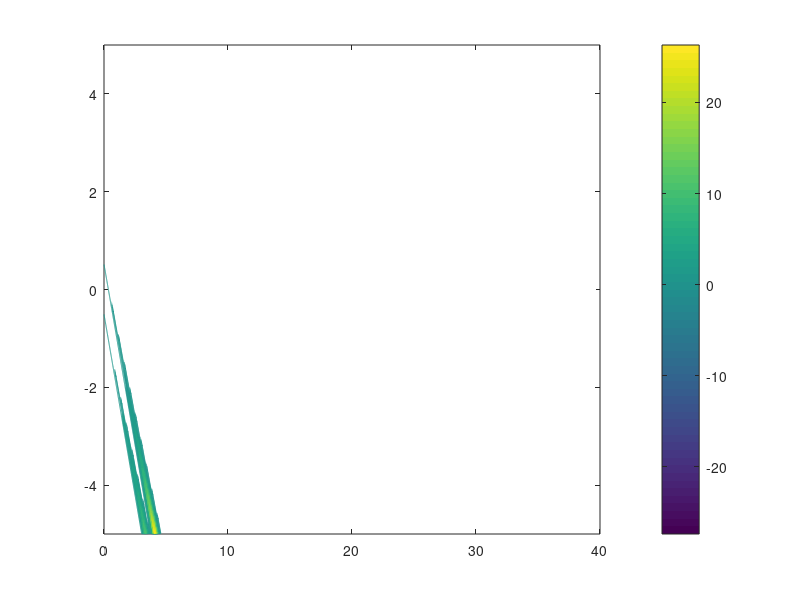
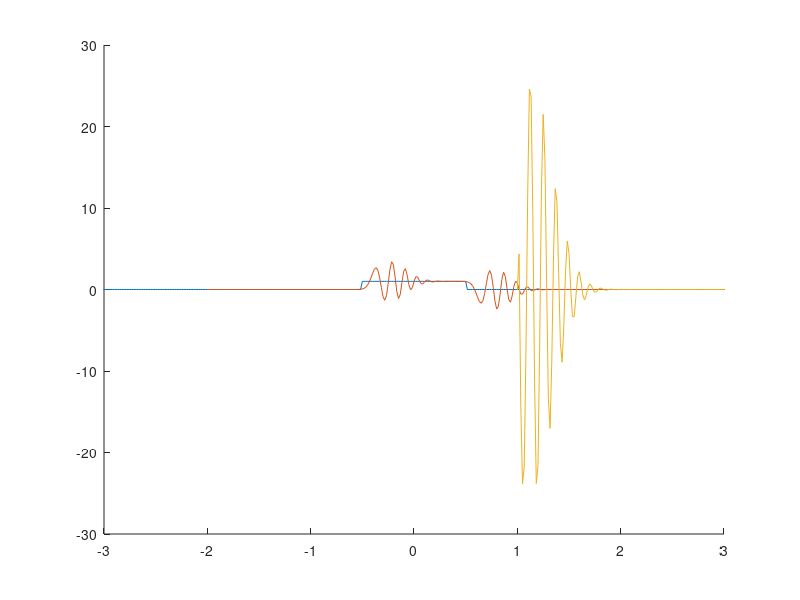

These charts were generated, in order, by the following MATLAB code:
% Explicit method to solve u_t = V u_x + a u_xx 
% Parameters: -L < x < L, N=number of points
% a = diffusivity, V(x)=velocity
%
L=5;
a=0.01;
Vmax=1.50;
N=600;

maxdt=4000; % Maximum number of timesteps
dt=0.01; % timestep

dx=2*L/N;
time=0;

u=zeros(N+1,maxdt+1);  % Array for u(x,t) initialised to zero
x=zeros(1,N+1);
V=zeros(1,N+1);

for n=1:(N+1)        % Set up grid x(n) and initialise u(n,1)
    x(n)=-L+(n-1)*dx;
    V(n)=Vmax;
    if(abs(x(n))<=0.5)
        u(n,1)=1;
    else
        u(n,1)=0;
    end
end
u(1,1)=0;
u(N+1,1)=0;

time(1)=0;
for j=1:maxdt    % Step in time
    time(j+1)=time(j)+dt;
    for n=2:N
        u(n,j+1)=u(n,j)+dt*(V(n)*(u(n+1,j)-u(n-1,j))/(2*dx) + a*(u(n+1,j)-2*u(n,j)+u(n-1,j))/dx^2);
    end;
    u(1,j+1)=0;
    u(N+1,j+1)=0;
end;

figure(1);    % Contour u(x,t)
contour(time,x,u,30);
%xlim([0,10])
%ylim([-10,0])
colorbar
hold off
figure;    % u(x) for various t in frame moving with Vmax
hold off
for j=1:200:maxdt
    hold on
    plot(x+Vmax*time(j),u(:,j));
    xlim([-3,3])
end;
hold off
